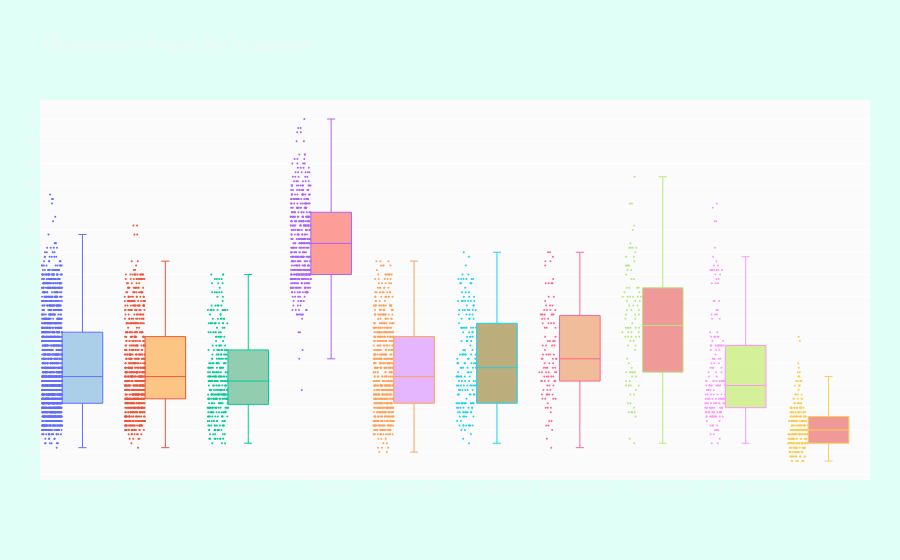

This figure's notebook cell:
### Code cell
# Now let's see which occupation tended to have more balance in their accounts

suscribed_df = df.loc[df["deposit"] == "yes"]

occupations = df["job"].unique().tolist()

# Get the balances by jobs
management = suscribed_df["age"].loc[suscribed_df["job"] == "management"].values
technician = suscribed_df["age"].loc[suscribed_df["job"] == "technician"].values
services = suscribed_df["age"].loc[suscribed_df["job"] == "services"].values
retired = suscribed_df["age"].loc[suscribed_df["job"] == "retired"].values
blue_collar = suscribed_df["age"].loc[suscribed_df["job"] == "blue-collar"].values
unemployed = suscribed_df["age"].loc[suscribed_df["job"] == "unemployed"].values
entrepreneur = suscribed_df["age"].loc[suscribed_df["job"] == "entrepreneur"].values
housemaid = suscribed_df["age"].loc[suscribed_df["job"] == "housemaid"].values
self_employed = suscribed_df["age"].loc[suscribed_df["job"] == "self-employed"].values
student = suscribed_df["age"].loc[suscribed_df["job"] == "student"].values


ages = [management, technician, services, retired, blue_collar, unemployed, 
         entrepreneur, housemaid, self_employed, student]

colors = ['rgba(93, 164, 214, 0.5)', 'rgba(255, 144, 14, 0.5)',
          'rgba(44, 160, 101, 0.5)', 'rgba(255, 65, 54, 0.5)', 
          'rgba(207, 114, 255, 0.5)', 'rgba(127, 96, 0, 0.5)',
         'rgba(229, 126, 56, 0.5)', 'rgba(229, 56, 56, 0.5)',
         'rgba(174, 229, 56, 0.5)', 'rgba(229, 56, 56, 0.5)']

traces = []

for xd, yd, cls in zip(occupations, ages, colors):
        traces.append(go.Box(
            y=yd,
            name=xd,
            boxpoints='all',
            jitter=0.5,
            whiskerwidth=0.2,
            fillcolor=cls,
            marker=dict(
                size=2,
            ),
            line=dict(width=1),
        ))

layout = go.Layout(
    title='Distribution of Ages by Occupation',
    yaxis=dict(
        autorange=True,
        showgrid=True,
        zeroline=True,
        dtick=5,
        gridcolor='rgb(255, 255, 255)',
        gridwidth=1,
        zerolinecolor='rgb(255, 255, 255)',
        zerolinewidth=2,
    ),
    margin=dict(
        l=40,
        r=30,
        b=80,
        t=100,
    ),
    paper_bgcolor='rgb(224,255,246)',
    plot_bgcolor='rgb(251,251,251)',
    showlegend=False
)

fig = go.Figure(data=traces, layout=layout)
iplot(fig)

### Figure 1 — Plotly figure (JSON) as saved in the notebook; plotly's stock layout.template omitted (floating-point values rounded to 4 significant figures; data arrays with more than 128 entries replaced by an {"elided": "..."} marker saying what was removed)
{"data": [{"boxpoints": "all", "fillcolor": "rgba(93, 164, 214, 0.5)", "jitter": 0.5, "line": {"width": 1}, "marker": {"size": 2}, "name": "management", "whiskerwidth": 0.2, "y": {"elided": "1829 int values"}, "type": "box"}, {"boxpoints": "all", "fillcolor": "rgba(255, 144, 14, 0.5)", "jitter": 0.5, "line": {"width": 1}, "marker": {"size": 2}, "name": "technician", "whiskerwidth": 0.2, "y": {"elided": "790 int values"}, "type": "box"}, {"boxpoints": "all", "fillcolor": "rgba(44, 160, 101, 0.5)", "jitter": 0.5, "line": {"width": 1}, "marker": {"size": 2}, "name": "services", "whiskerwidth": 0.2, "y": {"elided": "345 int values"}, "type": "box"}, {"boxpoints": "all", "fillcolor": "rgba(255, 65, 54, 0.5)", "jitter": 0.5, "line": {"width": 1}, "marker": {"size": 2}, "name": "retired", "whiskerwidth": 0.2, "y": {"elided": "490 int values"}, "type": "box"}, {"boxpoints": "all", "fillcolor": "rgba(207, 114, 255, 0.5)", "jitter": 0.5, "line": {"width": 1}, "marker": {"size": 2}, "name": "blue-collar", "whiskerwidth": 0.2, "y": {"elided": "677 int values"}, "type": "box"}, {"boxpoints": "all", "fillcolor": "rgba(127, 96, 0, 0.5)", "jitter": 0.5, "line": {"width": 1}, "marker": {"size": 2}, "name": "unemployed", "whiskerwidth": 0.2, "y": {"elided": "190 int values"}, "type": "box"}, {"boxpoints": "all", "fillcolor": "rgba(229, 126, 56, 0.5)", "jitter": 0.5, "line": {"width": 1}, "marker": {"size": 2}, "name": "entrepreneur", "whiskerwidth": 0.2, "y": [23, 45, 51, 53, 58, 42, 42, 36, 41, 36, 33, 52, 33, 45, 35, 34, 30, 51, 46, 27, 40, 43, 35, 50, 41, 38, 49, 50, 42, 48, 44, 46, 51, 27, 45, 37, 39, 51, 30, 45, 38, 52, 41, 33, 30, 26, 26, 48, 34, 51, 32, 36, 54, 52, 32, 51, 49, 35, 34, 58, 39, 39, 37, 38, 37, 55, 38, 36, 52, 37, 42, 44, 55, 39, 25, 53, 51, 64, 53, 33, 65, 32, 63, 21, 38, 65, 33, 40, 40, 63, 44, 38, 49, 36, 36, 32, 48, 41, 58, 59, 31, 49, 42, 39, 29, 50, 41, 62, 44, 37, 58], "type": "box"}, {"boxpoints": "all", "fillcolor": "rgba(229, 56, 56, 0.5)", "jitter": 0.5, "line": {"width": 1}, "marker": {"size": 2}, "name": "housemaid", "whiskerwidth": 0.2, "y": [52, 53, 56, 41, 57, 47, 55, 35, 52, 46, 55, 39, 48, 53, 46, 44, 59, 55, 51, 59, 57, 34, 33, 48, 62, 65, 33, 62, 76, 51, 23, 38, 47, 43, 35, 36, 38, 35, 49, 70, 45, 48, 63, 50, 52, 66, 76, 53, 38, 57, 71, 46, 66, 38, 64, 29, 48, 38, 56, 55, 29, 46, 66, 55, 82, 48, 48, 29, 67, 61, 61, 31, 47, 66, 45, 54, 55, 60, 28, 62, 47, 31, 50, 40, 54, 54, 46, 29, 64, 30, 62, 36, 37, 57, 37, 51, 44, 22, 35, 38], "type": "box"}, {"boxpoints": "all", "fillcolor": "rgba(174, 229, 56, 0.5)", "jitter": 0.5, "line": {"width": 1}, "marker": {"size": 2}, "name": "self-employed", "whiskerwidth": 0.2, "y": {"elided": "177 int values"}, "type": "box"}, {"boxpoints": "all", "fillcolor": "rgba(229, 56, 56, 0.5)", "jitter": 0.5, "line": {"width": 1}, "marker": {"size": 2}, "name": "student", "whiskerwidth": 0.2, "y": {"elided": "258 int values"}, "type": "box"}], "layout": {"margin": {"b": 80, "l": 40, "r": 30, "t": 100}, "paper_bgcolor": "rgb(224,255,246)", "plot_bgcolor": "rgb(251,251,251)", "showlegend": false, "title": {"text": "Distribution of Ages by Occupation"}, "yaxis": {"autorange": true, "dtick": 5, "gridcolor": "rgb(255, 255, 255)", "gridwidth": 1, "showgrid": true, "zeroline": true, "zerolinecolor": "rgb(255, 255, 255)", "zerolinewidth": 2}}}
